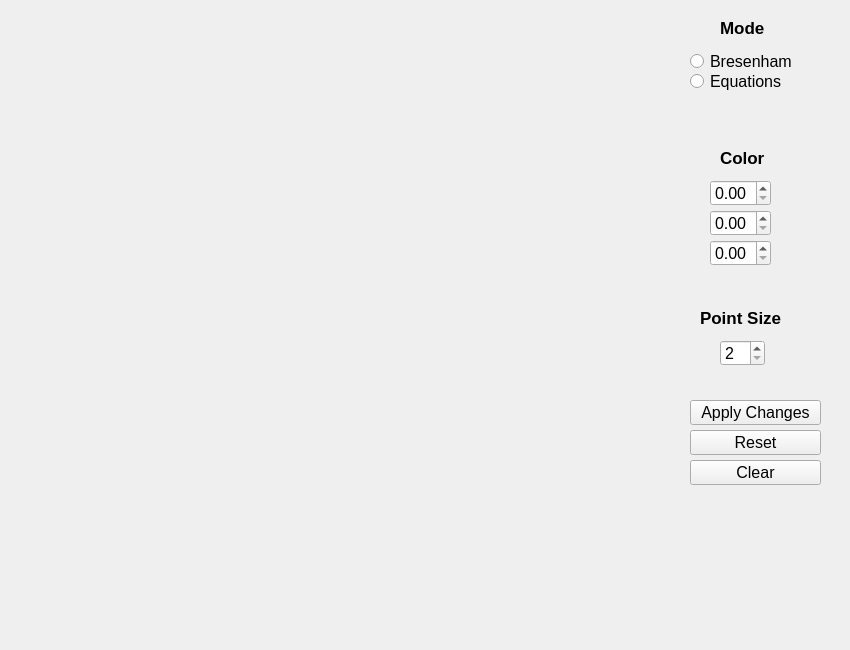
<?xml version="1.0" encoding="UTF-8"?>
<ui version="4.0">
 <class>MainWindow</class>
 <widget class="QMainWindow" name="MainWindow">
  <property name="geometry">
   <rect>
    <x>0</x>
    <y>0</y>
    <width>850</width>
    <height>650</height>
   </rect>
  </property>
  <property name="minimumSize">
   <size>
    <width>850</width>
    <height>650</height>
   </size>
  </property>
  <property name="maximumSize">
   <size>
    <width>850</width>
    <height>650</height>
   </size>
  </property>
  <property name="windowTitle">
   <string>MainWindow</string>
  </property>
  <widget class="QWidget" name="centralWidget">
   <widget class="GLWidget" name="widget" native="true">
    <property name="geometry">
     <rect>
      <x>0</x>
      <y>0</y>
      <width>650</width>
      <height>650</height>
     </rect>
    </property>
    <property name="minimumSize">
     <size>
      <width>650</width>
      <height>650</height>
     </size>
    </property>
    <property name="maximumSize">
     <size>
      <width>600</width>
      <height>400</height>
     </size>
    </property>
    <property name="mouseTracking">
     <bool>true</bool>
    </property>
   </widget>
   <widget class="QLabel" name="label">
    <property name="geometry">
     <rect>
      <x>720</x>
      <y>20</y>
      <width>51</width>
      <height>16</height>
     </rect>
    </property>
    <property name="font">
     <font>
      <pointsize>13</pointsize>
      <weight>75</weight>
      <bold>true</bold>
     </font>
    </property>
    <property name="text">
     <string>Mode</string>
    </property>
   </widget>
   <widget class="QRadioButton" name="radioButton">
    <property name="geometry">
     <rect>
      <x>690</x>
      <y>50</y>
      <width>111</width>
      <height>23</height>
     </rect>
    </property>
    <property name="font">
     <font>
      <pointsize>12</pointsize>
     </font>
    </property>
    <property name="text">
     <string>Bresenham</string>
    </property>
   </widget>
   <widget class="QRadioButton" name="radioButton_2">
    <property name="geometry">
     <rect>
      <x>690</x>
      <y>70</y>
      <width>111</width>
      <height>23</height>
     </rect>
    </property>
    <property name="font">
     <font>
      <pointsize>12</pointsize>
     </font>
    </property>
    <property name="text">
     <string>Equations</string>
    </property>
   </widget>
   <widget class="QLabel" name="label_2">
    <property name="geometry">
     <rect>
      <x>720</x>
      <y>150</y>
      <width>51</width>
      <height>16</height>
     </rect>
    </property>
    <property name="font">
     <font>
      <pointsize>13</pointsize>
      <weight>75</weight>
      <bold>true</bold>
     </font>
    </property>
    <property name="text">
     <string>Color </string>
    </property>
   </widget>
   <widget class="QLabel" name="label_3">
    <property name="geometry">
     <rect>
      <x>700</x>
      <y>310</y>
      <width>91</width>
      <height>16</height>
     </rect>
    </property>
    <property name="font">
     <font>
      <pointsize>13</pointsize>
      <weight>75</weight>
      <bold>true</bold>
     </font>
    </property>
    <property name="text">
     <string>Point Size</string>
    </property>
   </widget>
   <widget class="QSpinBox" name="spinBox">
    <property name="geometry">
     <rect>
      <x>720</x>
      <y>340</y>
      <width>45</width>
      <height>26</height>
     </rect>
    </property>
    <property name="font">
     <font>
      <pointsize>12</pointsize>
     </font>
    </property>
    <property name="accelerated">
     <bool>true</bool>
    </property>
    <property name="minimum">
     <number>2</number>
    </property>
    <property name="maximum">
     <number>20</number>
    </property>
   </widget>
   <widget class="QPushButton" name="pushButton">
    <property name="geometry">
     <rect>
      <x>690</x>
      <y>400</y>
      <width>131</width>
      <height>25</height>
     </rect>
    </property>
    <property name="font">
     <font>
      <pointsize>12</pointsize>
     </font>
    </property>
    <property name="text">
     <string>Apply Changes</string>
    </property>
   </widget>
   <widget class="QPushButton" name="pushButton_2">
    <property name="geometry">
     <rect>
      <x>690</x>
      <y>430</y>
      <width>131</width>
      <height>25</height>
     </rect>
    </property>
    <property name="font">
     <font>
      <pointsize>12</pointsize>
     </font>
    </property>
    <property name="text">
     <string>Reset</string>
    </property>
   </widget>
   <widget class="QDoubleSpinBox" name="doubleSpinBox">
    <property name="geometry">
     <rect>
      <x>710</x>
      <y>180</y>
      <width>61</width>
      <height>26</height>
     </rect>
    </property>
    <property name="font">
     <font>
      <pointsize>12</pointsize>
     </font>
    </property>
    <property name="accelerated">
     <bool>true</bool>
    </property>
    <property name="maximum">
     <double>1.000000000000000</double>
    </property>
    <property name="singleStep">
     <double>0.010000000000000</double>
    </property>
   </widget>
   <widget class="QDoubleSpinBox" name="doubleSpinBox_2">
    <property name="geometry">
     <rect>
      <x>710</x>
      <y>210</y>
      <width>61</width>
      <height>26</height>
     </rect>
    </property>
    <property name="font">
     <font>
      <pointsize>12</pointsize>
     </font>
    </property>
    <property name="accelerated">
     <bool>true</bool>
    </property>
    <property name="maximum">
     <double>1.000000000000000</double>
    </property>
    <property name="singleStep">
     <double>0.010000000000000</double>
    </property>
   </widget>
   <widget class="QDoubleSpinBox" name="doubleSpinBox_3">
    <property name="geometry">
     <rect>
      <x>710</x>
      <y>240</y>
      <width>61</width>
      <height>26</height>
     </rect>
    </property>
    <property name="font">
     <font>
      <pointsize>12</pointsize>
     </font>
    </property>
    <property name="accelerated">
     <bool>true</bool>
    </property>
    <property name="maximum">
     <double>1.000000000000000</double>
    </property>
    <property name="singleStep">
     <double>0.010000000000000</double>
    </property>
   </widget>
   <widget class="QPushButton" name="pushButton_3">
    <property name="geometry">
     <rect>
      <x>690</x>
      <y>460</y>
      <width>131</width>
      <height>25</height>
     </rect>
    </property>
    <property name="font">
     <font>
      <pointsize>12</pointsize>
     </font>
    </property>
    <property name="text">
     <string>Clear</string>
    </property>
   </widget>
  </widget>
 </widget>
 <layoutdefault spacing="6" margin="11"/>
 <customwidgets>
  <customwidget>
   <class>GLWidget</class>
   <extends>QWidget</extends>
   <header>glwidget.h</header>
   <container>1</container>
  </customwidget>
 </customwidgets>
 <resources/>
 <connections/>
</ui>
